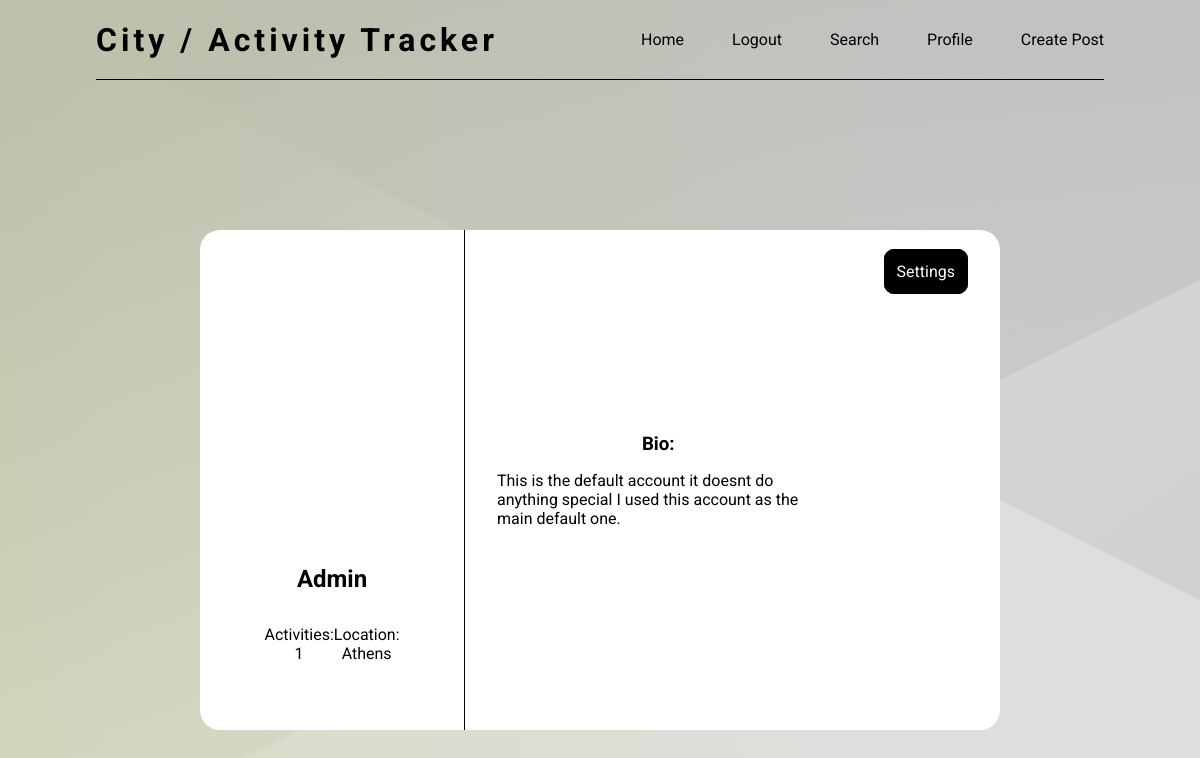
Page /pages/profile.php (signed in) on the committed database.
### tables this page shows
CREATE TABLE `user` (
  `uid` int(11) NOT NULL,
  `username` varchar(20) NOT NULL,
  `password` varchar(20) NOT NULL,
  `actual_name` varchar(15) NOT NULL,
  `bio` varchar(150) NOT NULL,
  `img_path` varchar(100) NOT NULL,
  `lid` int(11) NOT NULL
);

CREATE TABLE `location` (
  `lid` int(11) NOT NULL,
  `city` varchar(10) NOT NULL
);

### php/htmlFunctions.php (called while the page is built, shortened)
<?php
    function getActualName($uid) {
        $conn = currentDB();
        $query = "select actual_name from user where uid = {$uid} limit 1";
        $result = mysqli_query($conn, $query);
        $actual_name = mysqli_fetch_assoc($result);
        $actual_name = $actual_name['actual_name'];
        return $actual_name;
    }
    function getLocationName($uid, $lid) {
        $conn = currentDB();
        $query = "select city from user, location where user.uid = {$uid} and user.lid = location.lid limit 1";
        $result = mysqli_query($conn, $query);
        $location = mysqli_fetch_assoc($result);
        $location = $location['city'];
        return $location;
    }
    function getNumberActivity($uid) {
        $conn = currentDB();
        $query = "select count(*) as count from post where uid = {$uid}";
        $result = mysqli_query($conn, $query);
        $row = mysqli_fetch_assoc($result);
        $number = $row['count'];
        return $number;
    }
    function getBio($uid) {
        $conn = currentDB();
        $query = "select bio from user where uid = {$uid} limit 1";
        $result = mysqli_query($conn, $query);
        $bio = mysqli_fetch_assoc($result);
        $bio = $bio['bio'];
        return $bio;
    }
?>

### pages/profile.php (the view, shortened to what this page needs)
<?php
    require '../php/htmlFunctions.php';
?>
<!DOCTYPE html>
<html lang="en">
  <head>
    <link rel="stylesheet" href="../style.css" />
  </head>
  <body>
    <nav>
      <div class="logo">
        <h2>City / Activity Tracker</h2>
      </div>
      <ul class="nav-menu">
        <li><a href="../index.php">Home</a></li>
        <li><a href="../php/logout.php">Logout</a></li>
        <li><a href="./search.php">Search</a></li>
        <li><a href="./profile.php">Profile</a></li>
        <li><a href="./createPost.php">Create Post</a></li>
      </ul>
    </nav>
    <section class="screen">
      <div class="profile-screen">
        <div class="profile-menu">
          <div class="profile-description">
            <div class="profile-image">
            </div>
            <div class="profile-info">
              <h2>
                <?php $actual_name  = getActualName($_SESSION['user']); echo "${actual_name}"; ?>
              </h2>
              <ul class="profile-stats">
                <li>
                  Activities: <br />
                  <span class="user-activities">
                    <?php $number_activity = getNumberActivity($_SESSION['user']); echo "${number_activity}"; ?></span>
                </li>
                <li>
                  Location:<br />
                  <span class="user-location">
                    <?php $location = getLocationName($_SESSION['user'], $_SESSION['location']); echo "${location}"; ?>
                  </span>
                </li>
              </ul>
            </div>
          </div>
          <div class="profile-bio">
            <h3>Bio:</h3>
            <p>
              <?php $bio = getBio($_SESSION['user']); echo "${bio}"; ?>
            </p>
          </div>
          <div class="profile-settings-holder">
            <a
              href="./settings.php"
              class="profile-settings-button"
              style="color: white"
              >Settings</a
            >
          </div>
        </div>
      </div>
    </section>
  </body>
</html>

### style.css (style rules this page uses)
* { margin: 0; padding: 0; box-sizing: border-box; font-family: "Roboto", sans-serif; }
li { list-style: none; }
a, a:visited { color: inherit; text-decoration: none; }
body { background-color: #dedede; background-attachment: fixed; background-size: cover; overflow: hidden; }
nav { display: flex; flex-direction: row; justify-content: space-between; margin: 0 6em; height: 10vh; border-bottom: 1px solid black; }
.logo { display: flex; align-items: center; }
.logo h2 { letter-spacing: 4px; font-size: 2em; }
.nav-menu { display: flex; flex-direction: row; justify-content: space-evenly; align-items: center; gap: 3em; }
.screen { display: grid; height: 100%; width: 100%; grid-template-columns: repeat(6, 1fr); }
.profile-screen, .post-more-screen { grid-column: 1 / 7; display: flex; flex-direction: column; align-items: center; justify-content: center; width: 100%; height: 100vh; }
.profile-menu { display: grid; grid-template-columns: repeat(6, 1fr); width: 800px; height: 500px; border-radius: 20px; background-color: white; }
.profile-description { grid-column: 1 / 2; text-align: center; margin: 2em; display: flex; flex-direction: column; justify-content: center; align-items: center; }
.profile-image { height: 300px; width: 200px; }
.profile-stats { margin: 2em 0; display: flex; justify-content: space-between; text-align: center; }
.profile-bio, .settings-bio { grid-column: 2 / 6; gap: 1em; display: flex; flex-direction: column; justify-content: center; align-items: center; padding: 2em; }
.profile-bio { border-left: 1px solid black; }
.profile-settings-holder { padding: 2em; }
.profile-settings-button { border-radius: 10px; border: 1px solid black; padding: 0.75em; background-color: black; }

### rows in the picture
user: actual_name "Admin", bio "This is the default account it doesnt do anything special I used this account as the main default one."
location: city "Athens"

### other values in the picture
number_activity "1"
